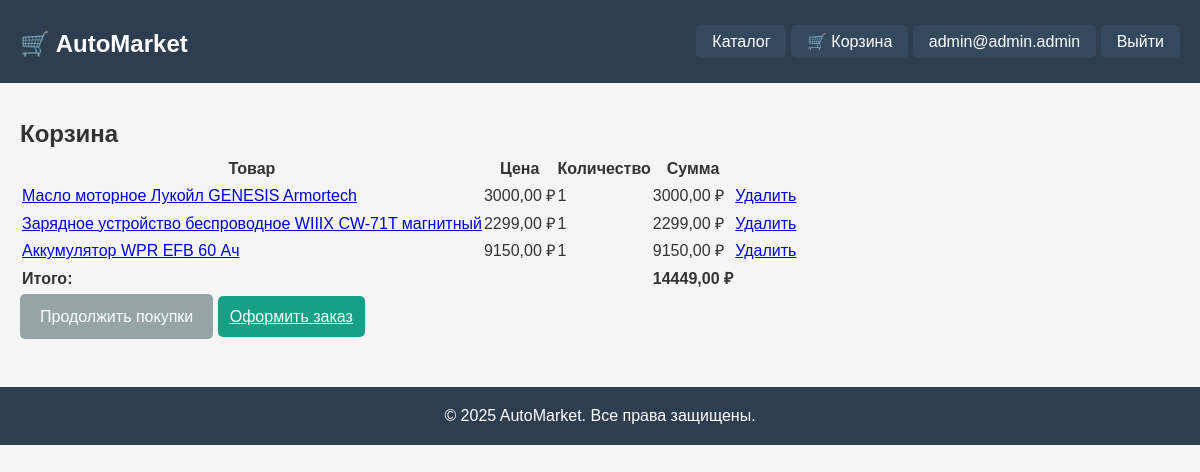
/cart/ (signed in), run on the app's committed database.
### user_app/models.py (models this page shows, shortened)
class CustomUser(AbstractBaseUser, PermissionsMixin):
    email = models.EmailField(unique=True, verbose_name='Email')
    phone_number = models.CharField(max_length=20, blank=True, verbose_name='Номер телефона')
    address = models.TextField(blank=True, verbose_name='Адрес доставки')
    is_active = models.BooleanField(default=False, verbose_name='Аккаунт активирован')
    is_staff = models.BooleanField(default=False, verbose_name='Персонал')
    created_at = models.DateTimeField(auto_now_add=True, verbose_name='Дата регистрации')
    updated_at = models.DateTimeField(auto_now=True, verbose_name='Дата обновления')
    USERNAME_FIELD = 'email'
    REQUIRED_FIELDS = []
    objects = CustomUserManager()
    class Meta:
        verbose_name = 'Пользователь'
        verbose_name_plural = 'Пользователи'
        ordering = ['-created_at']

### shop_app/models.py (models this page shows, shortened)
class CartItem(models.Model):
    cart = models.ForeignKey(Cart, on_delete=models.CASCADE, related_name='items', verbose_name='Корзина')
    product = models.ForeignKey(Product, on_delete=models.CASCADE, verbose_name='Товар')
    quantity = models.PositiveIntegerField(default=1, verbose_name='Количество')
    class Meta:
        verbose_name = 'Товар в корзине'
        verbose_name_plural = 'Товары в корзине'
        unique_together = [['cart', 'product']]  # один товар в корзине может быть только один раз
    def total_price(self):
        return self.product.price * self.quantity

class Product(models.Model):
    name = models.CharField(max_length=200, verbose_name='Название')
    description = models.TextField(verbose_name='Описание')
    price = models.DecimalField(max_digits=10, decimal_places=2, verbose_name='Цена')
    stock = models.PositiveIntegerField(default=0, verbose_name='Количество на складе')
    image = models.ImageField(upload_to='products/', blank=True, null=True, verbose_name='Изображение')
    category = models.ForeignKey(Category, on_delete=models.CASCADE, related_name='products', verbose_name='Категория')
    created_at = models.DateTimeField(auto_now_add=True, verbose_name='Дата добавления')
    class Meta:
        db_table = 'shop_products'
        verbose_name = 'Товар'
        verbose_name_plural = 'Товары'
        ordering = ['-created_at']
        unique_together = [['name', 'category']]  # название уникально в рамках категории

### shop_app/views.py (the view)
# urls.py: path('cart/', views.cart_view, name='cart'),
def cart_view(request):
    cart_items = CartService.get_cart_items(request)
    total = sum(item['total_price'] if isinstance(item, dict) else item.total_price() for item in cart_items)
    return render(request, 'shop_app/cart.html', {
        'cart_items': cart_items,
        'total': total,
    })

### shop_app/cart.py (called while the page is built, shortened)
    @staticmethod
    def get_cart(request):
        if request.user.is_authenticated:
            cart, _ = Cart.objects.get_or_create(user=request.user)
            return cart
        return None

    @staticmethod
    def get_cart_items(request):
        if request.user.is_authenticated:
            cart = CartService.get_cart(request)
            return cart.items.select_related('product').all() if cart else []

### templates/shop_app/cart.html (shortened to what this page needs)
{% extends 'shop_app/base.html' %}
{% load static %}
{% block content %}
<div class="cart-container">
    <h2>Корзина</h2>
    {% if cart_items %}
        <table class="cart-table">
            <thead>
                <tr>
                    <th>Товар</th>
                    <th>Цена</th>
                    <th>Количество</th>
                    <th>Сумма</th>
                    <th></th>
                </tr>
            </thead>
            <tbody>
                {% for item in cart_items %}
                <tr>
                    <td>
                        <a href="{% url 'shop_app:product_detail' pk=item.product.id %}">
                            {{ item.product.name }}
                        </a>
                    </td>
                    <td>{{ item.product.price|floatformat:2 }} ₽</td>
                    <td>{{ item.quantity }}</td>
                    <td>{{ item.total_price|floatformat:2 }} ₽</td>
                    <td>
                        <a href="{% url 'shop_app:remove_from_cart' product_id=item.product.id %}"
                           class="btn-remove">Удалить</a>
                    </td>
                </tr>
                {% endfor %}
            </tbody>
            <tfoot>
                <tr>
                    <td colspan="3"><strong>Итого:</strong></td>
                    <td><strong>{{ total|floatformat:2 }} ₽</strong></td>
                    <td></td>
                </tr>
            </tfoot>
        </table>
        <div class="cart-actions">
            <a href="{% url 'shop_app:product_list' %}" class="btn-secondary">Продолжить покупки</a>
            {% if user.is_authenticated %}
                <a href="#" class="btn-primary">Оформить заказ</a>
            {% else %}
                <a href="{% url 'user_app:login' %}?next={% url 'shop_app:cart' %}" class="btn-primary">
                    Войти для оформления
                </a>
            {% endif %}
        </div>
    {% else %}
        <p>Ваша корзина пуста</p>
        <a href="{% url 'shop_app:product_list' %}" class="btn-primary">Перейти к покупкам</a>
    {% endif %}
</div>
{% endblock %}

### templates/shop_app/base.html (shortened to what this page needs)
<!DOCTYPE html>
{% load static %}
<html lang="ru">
<head>
    <link rel="stylesheet" href="{% static 'css/style.css' %}">
</head>
<body>
    <header>
        <div class="container">
            <div class="header-content">
                <h1>
                    <a href="{% url 'shop_app:product_list' %}" class="logo">🛒 AutoMarket</a>
                </h1>
                <nav>
                    <a href="{% url 'shop_app:product_list' %}">Каталог</a>
                    <a href="{% url 'shop_app:cart' %}">🛒 Корзина</a>
                    {% if user.is_authenticated %}
                        <a href="{% url 'user_app:profile' %}">{{ user.email }}</a>
                        <a href="{% url 'user_app:logout' %}">Выйти</a>
                    {% else %}
                        <a href="{% url 'user_app:login' %}">Войти</a>
                        <a href="{% url 'user_app:register' %}">Регистрация</a>
                    {% endif %}
                </nav>
            </div>
        </div>
    </header>
    <main>
        <div class="container">
            {% block content %}
            {% endblock %}
        </div>
    </main>
    <footer>
        <div class="container">
            <p>&copy; 2025 AutoMarket. Все права защищены.</p>
        </div>
    </footer>
</body>
</html>

### static/css/style.css (style rules this page uses)
* { margin: 0; padding: 0; box-sizing: border-box; }
body { font-family: 'Arial', sans-serif; line-height: 1.6; color: #333; background-color: #f5f5f5; }
.container { max-width: 1200px; margin: 0 auto; padding: 0 20px; }
header { background-color: #2c3e50; color: white; padding: 1rem 0; margin-bottom: 2rem; }
.header-content { display: flex; justify-content: space-between; align-items: center; }
.logo { color: white; text-decoration: none; font-size: 1.5rem; font-weight: bold; }
nav a { color: white; text-decoration: none; padding: 0.5rem 1rem; background-color: #34495e; border-radius: 5px; }
footer { background-color: #2c3e50; color: white; text-align: center; padding: 1rem 0; margin-top: 3rem; }
.btn-primary { width: 100%; padding: 12px; background-color: #16a085; color: white; border: none; border-radius: 5px; cursor: pointer; font-size: 16px; }
.btn-secondary { display: inline-block; padding: 10px 20px; background-color: #95a5a6; color: white; text-decoration: none; border-radius: 5px; border: none; cursor: pointer; }

### data on the page
CustomUser: email "admin@admin.admin"
CartItem: product.name "Масло моторное Лукойл GENESIS Armortech", product.price "3000,00", quantity "1", total_price "3000,00"
CartItem: product.name "Зарядное устройство беспроводное WIIIX CW-71T магнитный", product.price "2299,00", quantity "1", total_price "2299,00"
CartItem: product.name "Аккумулятор WPR EFB 60 Ач", product.price "9150,00", quantity "1", total_price "9150,00"

### other printed values
{{ total|floatformat:2 }} "14449,00"
